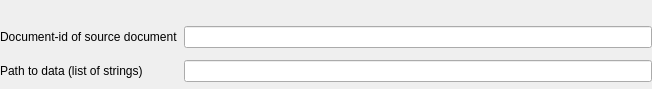
<?xml version="1.0" encoding="UTF-8"?>
<ui version="4.0">
 <class>GbRoomAndPath</class>
 <widget class="QWidget" name="GbRoomAndPath">
  <property name="geometry">
   <rect>
    <x>0</x>
    <y>0</y>
    <width>652</width>
    <height>89</height>
   </rect>
  </property>
  <property name="windowTitle">
   <string>Form</string>
  </property>
  <layout class="QGridLayout" name="gridLayout">
   <property name="leftMargin">
    <number>0</number>
   </property>
   <property name="topMargin">
    <number>20</number>
   </property>
   <property name="rightMargin">
    <number>0</number>
   </property>
   <property name="bottomMargin">
    <number>0</number>
   </property>
   <item row="0" column="0">
    <widget class="QLabel" name="label">
     <property name="text">
      <string>Document-id of source document</string>
     </property>
    </widget>
   </item>
   <item row="2" column="0">
    <widget class="QLabel" name="label_2">
     <property name="text">
      <string>Path to data (list of strings)</string>
     </property>
    </widget>
   </item>
   <item row="0" column="1">
    <widget class="LineEdit" name="LineEdit">
     <property name="template" stdset="0">
      <string>inspector-source</string>
     </property>
    </widget>
   </item>
   <item row="2" column="1">
    <widget class="LineEdit" name="LineEdit_2">
     <property name="template" stdset="0">
      <string>inspector-sourcepath</string>
     </property>
    </widget>
   </item>
  </layout>
 </widget>
 <customwidgets>
  <customwidget>
   <class>LineEdit</class>
   <extends>QLineEdit</extends>
   <header>wallaby.frontends.qt.widgets.edits.lineEdit</header>
  </customwidget>
 </customwidgets>
 <resources/>
 <connections/>
</ui>
